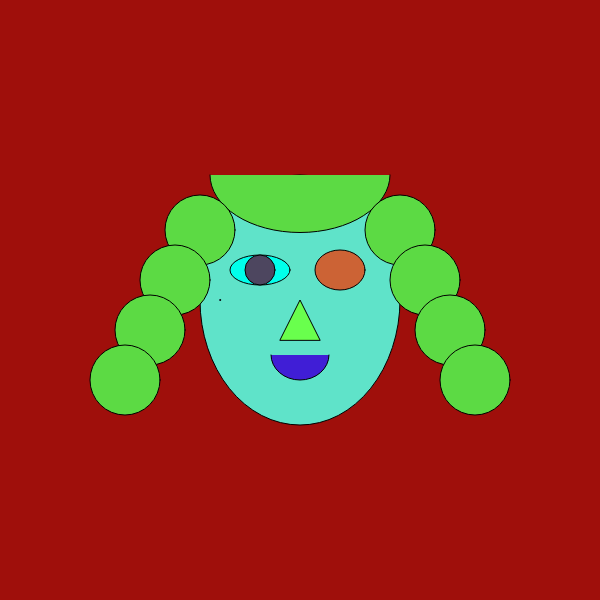
Frame 1 (no input)
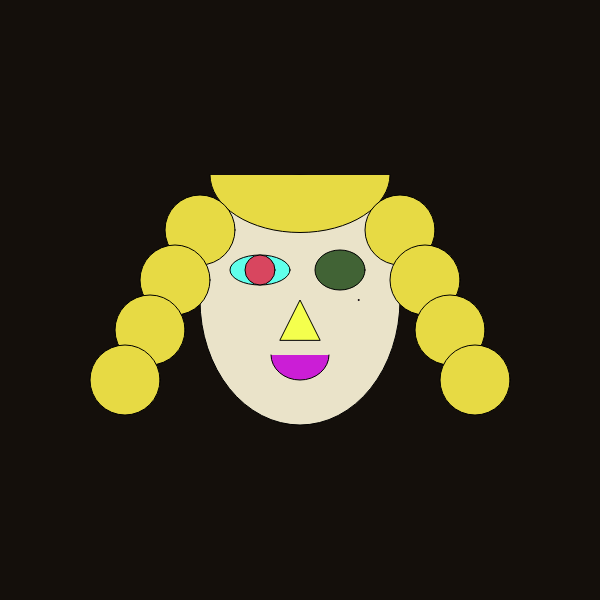
Frame 60 (no input)
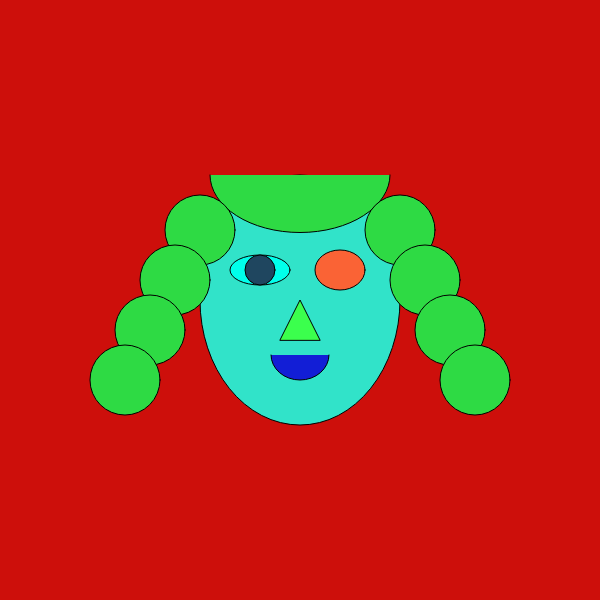
Frame 120 (the mouse pressed at the canvas centre since frame 60)

The p5.js sketch that drew these frames (run headless with seeded random() and noise() and a simulated clock; from frame 60 on, the mouse is pressed at the canvas centre):

// p5.js sketch
// ── sketch.js
function setup() {
  createCanvas(600, 600);//aria de dibuix
}

function draw() {
  let coloraleator=random()
  let x = 100 * noise(0.005 * frameCount);
  let y = 100 * noise(0.005 * frameCount + 10000);
let r1 =random (0,15);
let r2 =random (0,200);
  frameRate(100);
 background(9+r2, 15, 11);//color fondo //fons de la pantalla, gris si te un numero ENTRE 0 i 255 es negre i 255 es blanc i qualsevol nomero entre 0 i 255 sera gris .Si tenim 3 numero el primer numero es vermell o R(red),el segon numeros es la verdor o G de (green)i el tercer numero es la blavo o B de (blue).Si els colors RGB permetan comstruir setze milions de colors diferens (255x255x255)
  fill(245-r2, 227, 201);//color cara
  ellipse(300,300,200,250);//cara
  fill(107-r2, 255, 235);//color cara
  ellipse(260,270,60,30);//ojo1
  fill(227-r2, 70, 95);//color ojo1
  ellipse(260,270,30,30);
  fill(54+r2, 99, 53);//color ojo1
  ellipse(340,270,50,40);//ojo2
  fill(214-r2, 30, 214);//color ojo2
  ellipse(370-r2,300,1,1)
  arc(300,355,58,50,0,PI);//boca
  fill(255-r2, 255, 77);//color boca
  triangle(320,340,300,300,280,340);//nas
  fill(2551+r2, 255, 77);//color nas
  fill(242-r2, 218, 68)
  arc(300,175,180,115,0,PI)
  ellipse(200,230,70,70);
  ellipse(175,280,70,70);
  ellipse(150,330,70,70);
  ellipse(125,380,70,70);
  ellipse(400,230,70,70);
  ellipse(425,280,70,70);
  ellipse(450,330,70,70);
  ellipse(475,380,70,70);
  

  
}
